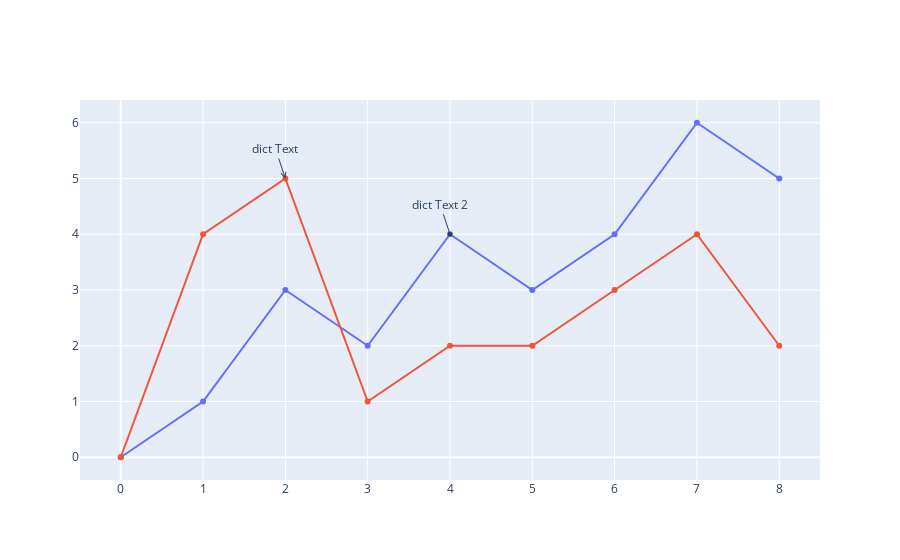

The notebook cell saved with this chart:
### Code cell
import plotly.graph_objects as go

fig = go.Figure()

fig.add_trace(go.Scatter(
    x=[0, 1, 2, 3, 4, 5, 6, 7, 8],
    y=[0, 1, 3, 2, 4, 3, 4, 6, 5]
))


fig.add_trace(go.Scatter(
    x=[0, 1, 2, 3, 4, 5, 6, 7, 8],
    y=[0, 4, 5, 1, 2, 2, 3, 4, 2]
))

fig.update_layout(
    showlegend=False,
    annotations=[
        go.layout.Annotation(
            x=2,
            y=5,
            xref="x",
            yref="y",
            text="dict Text",
            showarrow=True,
            arrowhead=5,
            
        ),
        go.layout.Annotation(
            x=4,
            y=4,
            xref="x",
            yref="y",
            text="dict Text 2",
            showarrow=True,
            arrowhead=7,
        )
    ]
)

fig.show()

### Figure 1 — Plotly figure (JSON) as saved in the notebook; plotly's stock layout.template omitted (floating-point values rounded to 4 significant figures)
{"data": [{"type": "scatter", "x": [0, 1, 2, 3, 4, 5, 6, 7, 8], "y": [0, 1, 3, 2, 4, 3, 4, 6, 5]}, {"type": "scatter", "x": [0, 1, 2, 3, 4, 5, 6, 7, 8], "y": [0, 4, 5, 1, 2, 2, 3, 4, 2]}], "layout": {"annotations": [{"arrowhead": 5, "showarrow": true, "text": "dict Text", "x": 2, "xref": "x", "y": 5, "yref": "y"}, {"arrowhead": 7, "showarrow": true, "text": "dict Text 2", "x": 4, "xref": "x", "y": 4, "yref": "y"}], "autosize": true, "showlegend": false, "xaxis": {"autorange": true, "range": [-1.437, 8.874], "type": "linear"}, "yaxis": {"autorange": true, "range": [-0.4395, 6.439], "type": "linear"}}}
